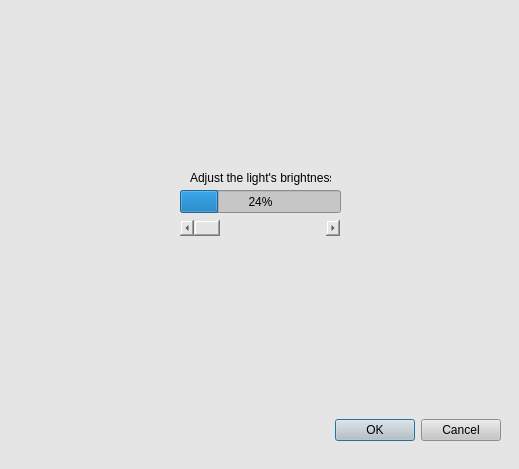
<?xml version="1.0" encoding="UTF-8"?>
<ui version="4.0">
 <class>newDialog2</class>
 <widget class="QDialog" name="newDialog2">
  <property name="geometry">
   <rect>
    <x>0</x>
    <y>0</y>
    <width>519</width>
    <height>469</height>
   </rect>
  </property>
  <property name="windowTitle">
   <string>Dialog</string>
  </property>
  <property name="styleSheet">
   <string notr="true">background-color: rgb(229, 229, 229);</string>
  </property>
  <widget class="QWidget" name="horizontalLayoutWidget">
   <property name="geometry">
    <rect>
     <x>220</x>
     <y>410</y>
     <width>281</width>
     <height>41</height>
    </rect>
   </property>
   <layout class="QHBoxLayout" name="horizontalLayout">
    <item>
     <spacer name="horizontalSpacer">
      <property name="orientation">
       <enum>Qt::Horizontal</enum>
      </property>
      <property name="sizeHint" stdset="0">
       <size>
        <width>40</width>
        <height>20</height>
       </size>
      </property>
     </spacer>
    </item>
    <item>
     <widget class="QPushButton" name="pushButton_2">
      <property name="styleSheet">
       <string notr="true">color: rgb(0, 0, 0);
background-color: rgb(198, 198, 198);</string>
      </property>
      <property name="text">
       <string>OK</string>
      </property>
     </widget>
    </item>
    <item>
     <widget class="QPushButton" name="pushButton">
      <property name="styleSheet">
       <string notr="true">color: rgb(0, 0, 0);
background-color: rgb(198, 198, 198);</string>
      </property>
      <property name="text">
       <string>Cancel</string>
      </property>
     </widget>
    </item>
   </layout>
  </widget>
  <widget class="QProgressBar" name="progressBar">
   <property name="geometry">
    <rect>
     <x>180</x>
     <y>190</y>
     <width>161</width>
     <height>23</height>
    </rect>
   </property>
   <property name="styleSheet">
    <string notr="true">color: rgb(0, 0, 0);
background-color: rgb(198, 198, 198);</string>
   </property>
   <property name="value">
    <number>24</number>
   </property>
  </widget>
  <widget class="QLabel" name="label">
   <property name="geometry">
    <rect>
     <x>190</x>
     <y>170</y>
     <width>141</width>
     <height>16</height>
    </rect>
   </property>
   <property name="styleSheet">
    <string notr="true">color: rgb(0, 0, 0);</string>
   </property>
   <property name="text">
    <string>Adjust the light's brightness</string>
   </property>
  </widget>
  <widget class="QScrollBar" name="horizontalScrollBar">
   <property name="geometry">
    <rect>
     <x>180</x>
     <y>220</y>
     <width>160</width>
     <height>16</height>
    </rect>
   </property>
   <property name="styleSheet">
    <string notr="true">color:rgb(0, 0, 0);</string>
   </property>
   <property name="orientation">
    <enum>Qt::Horizontal</enum>
   </property>
  </widget>
 </widget>
 <resources/>
 <connections/>
</ui>
